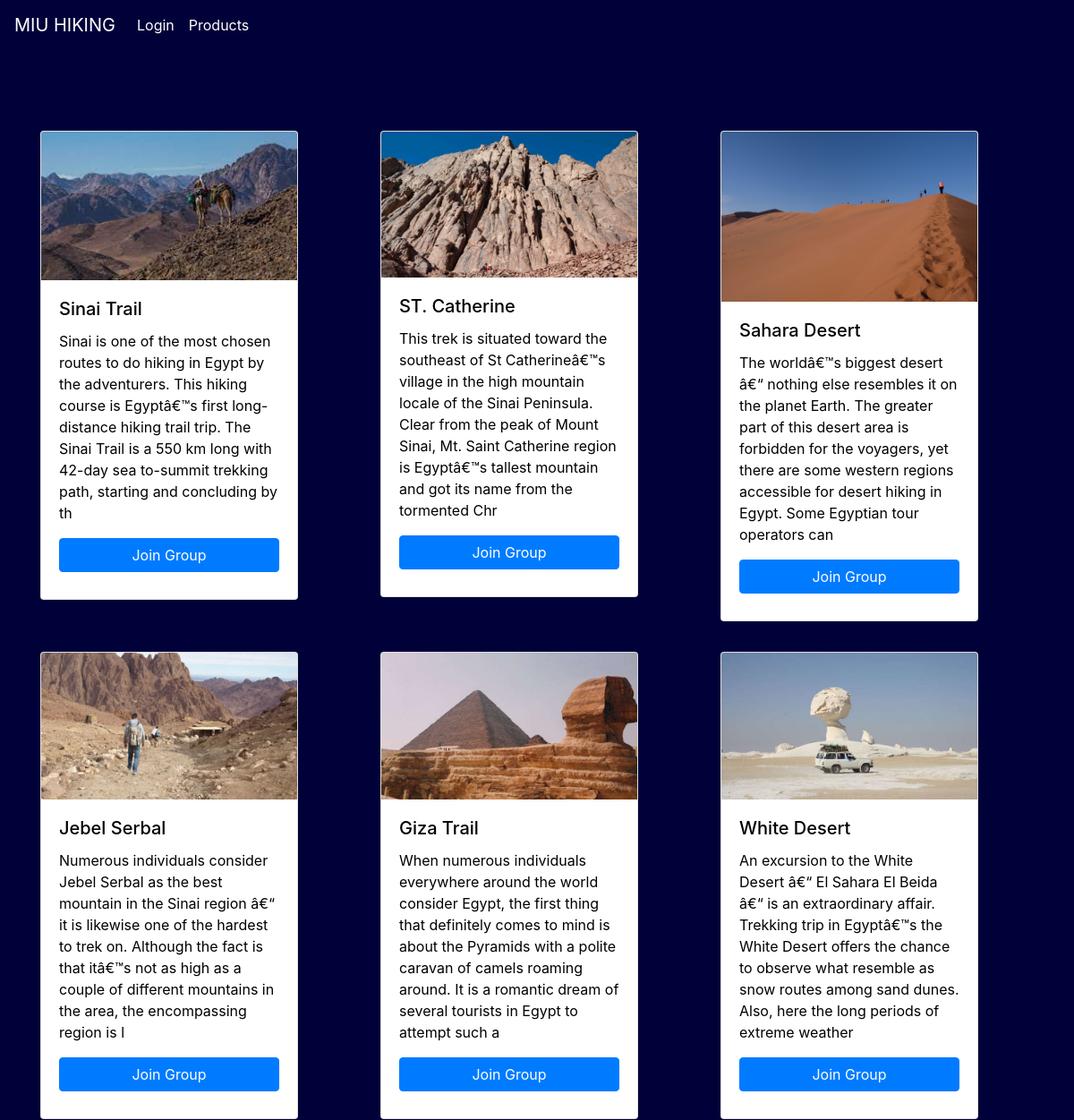
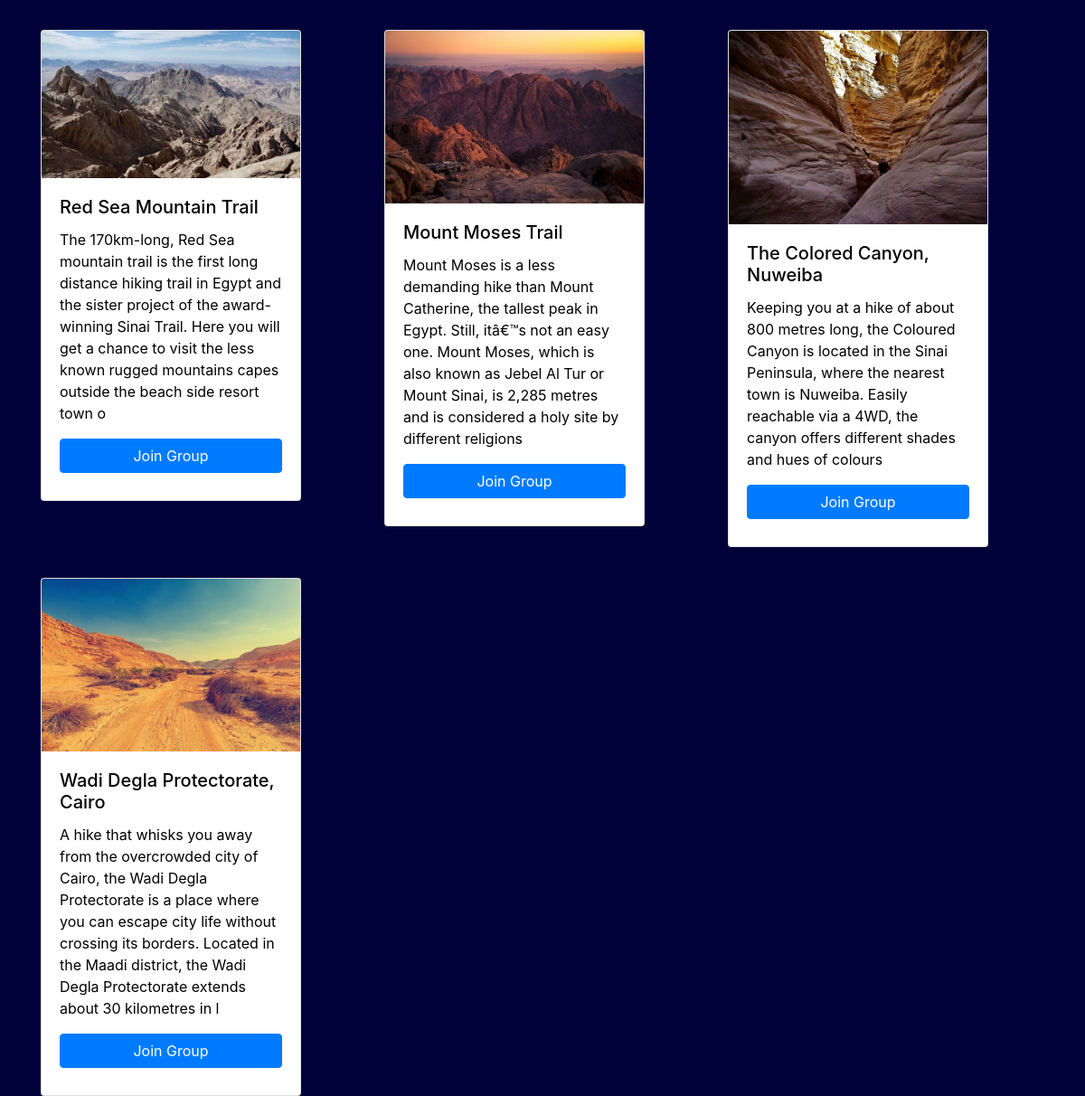
The page /groups.php on the database its author committed (2 pictures, top to bottom).
### tables this page shows
CREATE TABLE `groups` (
  `id` int(255) NOT NULL,
  `groupName` varchar(255) NOT NULL,
  `groupDesc` varchar(255) NOT NULL,
  `groupPhoto` varchar(255) NOT NULL
);

### groups.php (the view, shortened to what this page needs)
<?php
require_once("connect.php");
$query = "SELECT * FROM groups";
$result = mysqli_query($conn, $query);
?>
<html lang="en">
<head>
  <link rel="stylesheet" href="https://cdn.jsdelivr.net/npm/bootstrap@4.6.1/dist/css/bootstrap.min.css">
  <link rel="stylesheet" href="assets/css/style.css">
</head>
<body class="myhome">
  <nav class="navbar navbar-expand-lg navbar-dark bg-transparent">
    <a class="navbar-brand" href="index.php">MIU HIKING</a>
    <div class="collapse navbar-collapse" id="navbarScroll">
      <ul class="navbar-nav mr-auto my-2 my-lg-0 navbar-nav-scroll" style="max-height: 100px;">
        <?php
        if (!isset($_SESSION['id'])) {
          echo ' <li class="nav-item active">
        <a class="nav-link" href="login.php">Login <span class="sr-only">(current)</span></a>
      </li>';
        } else if (isset($_SESSION['id'])) {
          echo ' <li class="nav-item active">
        <a class="nav-link" href="profile.php">Profile <span class="sr-only">(current)</span></a>
      </li>';
        }
        ?>
        <li class="nav-item active">
          <a class="nav-link" href="products.php">Products</a>
        </li>
    </div>
  </nav>
  <div class="container">
    <div class='row myprods'>
      <?php
      $result->data_seek(0);
      while ($row = $result->fetch_assoc()) {
        $imageURL = 'images/' . $row["groupPhoto"];
        echo "<div style='margin-top: 3%' class='col-lg'>";
        echo    "<div class='card' style='width: 18rem;'>";
        echo        "<img src='" . $imageURL . " ' class='card-img-top' alt='...'>";
        echo        "<div class='card-body'>";
        echo          "<h5 class='card-title'>"  . $row['groupName'] . "</h5>";
        echo          "<p class='card-text'>" . $row['groupDesc'] . "</p>";
        echo          "<a  href='joinagroup.php?varname=$row[id]' class='btn btn-primary'>Join Group</a>";
        echo        "</div>";
        echo      "</div>";
        echo      "</div>";
      }
      ?>
    </div>
  </div>
</body>
</html>

### assets/css/style.css (style rules this page uses)
.myhome { background-color: #000139; height: 100%; color: #fff; }
.btn-primary { width: 100% !important; margin-bottom: 4%; }
.card-text { color: #000 !important; font:20px; }
.card-title { color: #000 !important; }
.myprods { margin-top: 5%; }

### rows shown on the page
groups: groupPhoto (picture), groupName "Sinai Trail", groupDesc "Sinai is one of the most chosen routes to do hiking in Egypt by the adventurers. This hiking course is Egyptâ€™s first long-distance hiking trail trip. The Sinai Trail is a 550 km long with 42-day sea to-summit trekking path, starting and concluding by th"
groups: groupPhoto (picture), groupName "ST. Catherine", groupDesc "This trek is situated toward the southeast of St Catherineâ€™s village in the high mountain locale of the Sinai Peninsula. Clear from the peak of Mount Sinai, Mt. Saint Catherine region is Egyptâ€™s tallest mountain and got its name from the tormented Chr"
groups: groupPhoto (picture), groupName "Sahara Desert", groupDesc "The worldâ€™s biggest desert â€“ nothing else resembles it on the planet Earth. The greater part of this desert area is forbidden for the voyagers, yet there are some western regions accessible for desert hiking in Egypt. Some Egyptian tour operators can"
groups: groupPhoto (picture), groupName "Jebel Serbal", groupDesc "Numerous individuals consider Jebel Serbal as the best mountain in the Sinai region â€“ it is likewise one of the hardest to trek on. Although the fact is that itâ€™s not as high as a couple of different mountains in the area, the encompassing region is l"
groups: groupPhoto (picture), groupName "Giza Trail", groupDesc "When numerous individuals everywhere around the world consider Egypt, the first thing that definitely comes to mind is about the Pyramids with a polite caravan of camels roaming around. It is a romantic dream of several tourists in Egypt to attempt such a"
groups: groupPhoto (picture), groupName "White Desert", groupDesc "An excursion to the White Desert â€“ El Sahara El Beida â€“ is an extraordinary affair. Trekking trip in Egyptâ€™s the White Desert offers the chance to observe what resemble as snow routes among sand dunes. Also, here the long periods of extreme weather"
groups: groupPhoto (picture), groupName "Red Sea Mountain Trail", groupDesc "The 170km-long, Red Sea mountain trail is the first long distance hiking trail in Egypt and the sister project of the award-winning Sinai Trail. Here you will get a chance to visit the less known rugged mountains capes outside the beach side resort town o"
groups: groupPhoto (picture), groupName "Mount Moses Trail", groupDesc "Mount Moses is a less demanding hike than Mount Catherine, the tallest peak in Egypt. Still, itâ€™s not an easy one. Mount Moses, which is also known as Jebel Al Tur or Mount Sinai, is 2,285 metres and is considered a holy site by different religions"
groups: groupPhoto (picture), groupName "The Colored Canyon, Nuweiba", groupDesc "Keeping you at a hike of about 800 metres long, the Coloured Canyon is located in the Sinai Peninsula, where the nearest town is Nuweiba. Easily reachable via a 4WD, the canyon offers different shades and hues of colours"
groups: groupPhoto (picture), groupName "Wadi Degla Protectorate, Cairo", groupDesc "A hike that whisks you away from the overcrowded city of Cairo, the Wadi Degla Protectorate is a place where you can escape city life without crossing its borders. Located in the Maadi district, the Wadi Degla Protectorate extends about 30 kilometres in l"
